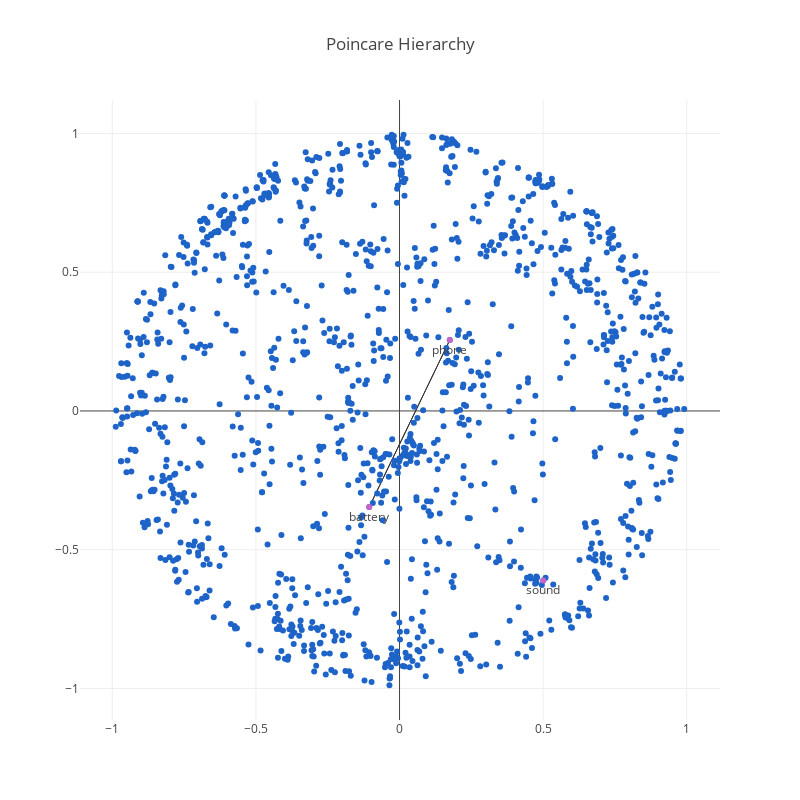

Here is the notebook cell this chart was saved with:
### Code cell
iplot(fig, filename='poincare_viz.png')

### Figure 1 — Plotly figure (JSON) as saved in the notebook; plotly's stock layout.template omitted (floating-point values rounded to 4 significant figures; data arrays with more than 128 entries replaced by an {"elided": "..."} marker saying what was removed)
{"data": [{"hoverinfo": "none", "line": {"color": "rgb(50,50,50)", "width": 1}, "mode": "lines", "type": "scatter", "uid": "e2ec7013-d8c0-4119-a799-60e5676d7674", "x": [-0.1055, 0.175, null, 0.175, -0.1055, null], "y": [-0.3461, 0.2557, null, 0.2557, -0.3461, null]}, {"marker": {"color": "rgb(30, 100, 200)"}, "mode": "markers", "text": {"elided": "1378 str values"}, "textposition": "bottom center", "type": "scatter", "uid": "7de55943-210a-4a33-b043-b91bb89ddea3", "x": {"elided": "1378 float values"}, "y": {"elided": "1378 float values"}}, {"marker": {"color": "rgb(200, 100, 200)"}, "mode": "markers+text", "text": ["phone", "battery", "sound"], "textposition": "bottom center", "type": "scatter", "uid": "5e10f0c4-18b4-40df-985b-4fcd5c9ef9c0", "x": [0.175, -0.1055, 0.5005], "y": [0.2557, -0.3461, -0.6112]}], "layout": {"height": 800, "hovermode": "closest", "showlegend": false, "title": {"text": "Poincare Hierarchy"}, "width": 800}}
